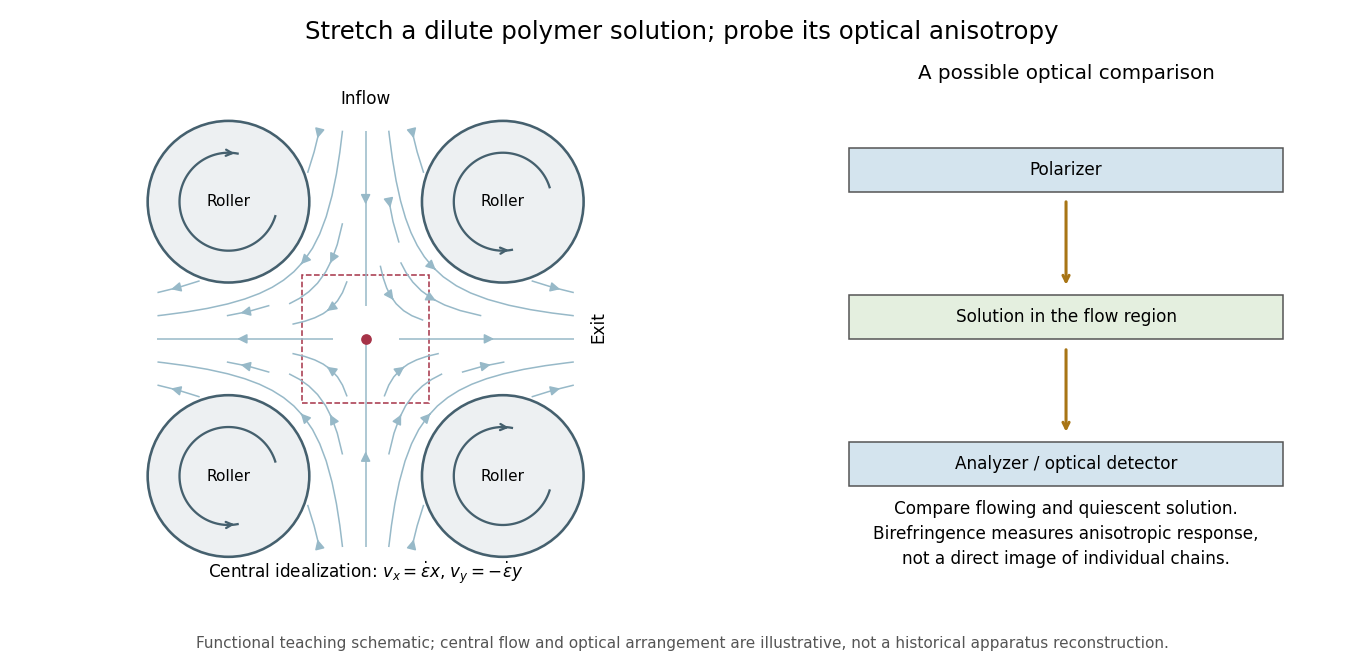

This chart was generated by the following Python code:
"""Original functional four-roll geometry and a separate optical readout; no historical dimensions."""
from pathlib import Path
import matplotlib
matplotlib.use('Agg')
import matplotlib.pyplot as plt
from matplotlib.patches import Circle,Arc,Rectangle
import numpy as np
fig,(a,b)=plt.subplots(1,2,figsize=(12.4,6.1),gridspec_kw={'width_ratios':[1.25,1]})
fig.patch.set_facecolor('white');fig.suptitle('Stretch a dilute polymer solution; probe its optical anisotropy',fontsize=16,y=.97)
a.set(xlim=(-2,2),ylim=(-2,2),aspect='equal');a.axis('off')
y,x=np.mgrid[-1.7:1.7:130j,-1.7:1.7:130j];vx=x.copy();vy=-y.copy();mask=np.zeros_like(x,dtype=bool)
for cx,cy in [(-1.12,1.12),(1.12,1.12),(-1.12,-1.12),(1.12,-1.12)]:mask|=(x-cx)**2+(y-cy)**2<.66**2
vx[mask]=np.nan;vy[mask]=np.nan
a.streamplot(x,y,vx,vy,color='#97b9c8',density=.65,linewidth=1,arrowsize=1.3)
for cx,cy,sg in [(-1.12,1.12,-1),(1.12,1.12,1),(-1.12,-1.12,1),(1.12,-1.12,-1)]:
 a.add_patch(Circle((cx,cy),.66,facecolor='#edf0f2',edgecolor='#45606e',lw=1.7))
 t=np.linspace(.3,4.9,100);xx=cx+.4*np.cos(sg*t);yy=cy+.4*np.sin(sg*t);a.plot(xx,yy,color='#45606e',lw=1.5)
 a.annotate('',xy=(xx[-1],yy[-1]),xytext=(xx[-6],yy[-6]),arrowprops={'arrowstyle':'->','lw':1.5,'color':'#45606e'})
 a.text(cx,cy,'Roller',ha='center',va='center',fontsize=10)
a.plot(0,0,'o',color='#a63348',ms=6)
a.add_patch(Rectangle((-.52,-.52),1.04,1.04,fill=False,edgecolor='#a63348',ls='--'))
a.text(0,-1.95,r'Central idealization: $v_x=\dot\epsilon x$, $v_y=-\dot\epsilon y$',ha='center',fontsize=11)
a.text(0,1.92,'Inflow',ha='center',fontsize=11)
a.text(1.9,0,'Exit',ha='center',fontsize=11,rotation=90)
b.set(xlim=(0,5),ylim=(0,5));b.axis('off');b.set_title('A possible optical comparison',fontsize=13,pad=10)
for y0,label,col in [(4.0,'Polarizer','#d4e4ee'),(2.5,'Solution in the flow region','#e4efdf'),(1.0,'Analyzer / optical detector','#d4e4ee')]:
 b.add_patch(Rectangle((.5,y0),4,.45,facecolor=col,edgecolor='#555'))
 b.text(2.5,y0+.225,label,ha='center',va='center',fontsize=11)
for y0,y1 in [(3.93,3.02),(2.42,1.52)]:b.annotate('',xy=(2.5,y1),xytext=(2.5,y0),arrowprops={'arrowstyle':'->','lw':2,'color':'#a87515'})
b.text(2.5,.2,'Compare flowing and quiescent solution.\nBirefringence measures anisotropic response,\nnot a direct image of individual chains.',ha='center',fontsize=11,linespacing=1.5)
fig.text(.5,.035,'Functional teaching schematic; central flow and optical arrangement are illustrative, not a historical apparatus reconstruction.',ha='center',fontsize=10,color='#555')
fig.subplots_adjust(left=.02,right=.98,top=.86,bottom=.13,wspace=.15)
fig.savefig(Path(__file__).with_suffix('.png').name,dpi=110,facecolor='white');plt.close(fig)
